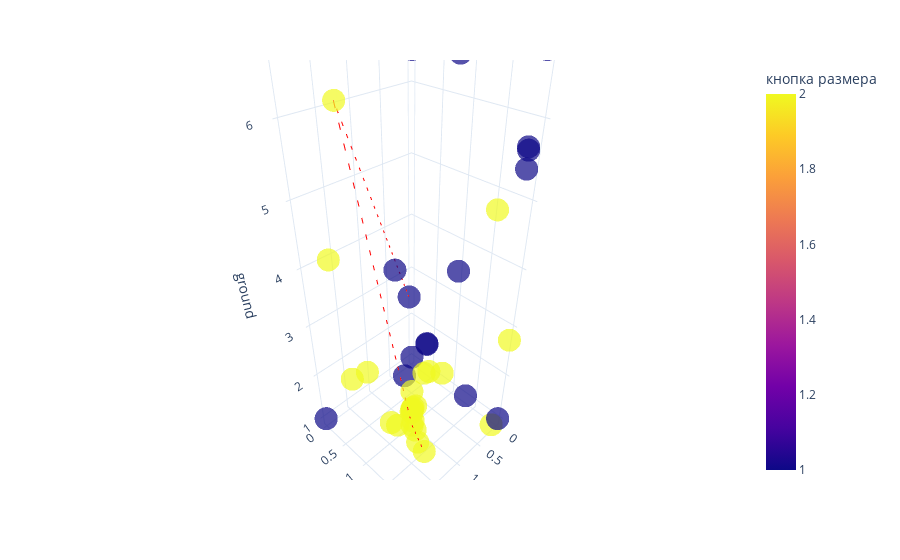

Source (notebook cell):
### Code cell
fig = px.scatter_3d(steps_df, x='coffee', y='size', z='ground', 
                    color='кнопка размера', 
                    opacity=0.7, 
                    color_discrete_sequence=px.colors.qualitative.Alphabet)
# this is best path, plot it as a  directional line in 3d
best_option = steps_df.iloc[prob.ibest_seq].drop_duplicates()
# Create the line plot
gradient = best_option.index

line_plot = px.line_3d(best_option, x='coffee', y='size', z='ground')
line_plot['data'][0]['line']['color'] = '#FF0000'
line_plot['data'][0]['line']['dash'] = 'dash'
fig.add_trace(line_plot.data[0])
fig.update_layout(title='')

fig.update_layout(template='plotly_white')

go.Figure(fig).show()

### Figure 1 — Plotly figure (JSON) as saved in the notebook; plotly's stock layout.template omitted (floating-point values rounded to 4 significant figures)
{"data": [{"hovertemplate": "coffee=%{x}<br>size=%{y}<br>ground=%{z}<br>кнопка размера=%{marker.color}<extra></extra>", "legendgroup": "", "marker": {"color": [1, 1, 2, 2, 2, 1, 2, 1, 1, 2, 2, 2, 1, 2, 2, 2, 2, 2, 1, 2, 1, 2, 2, 1, 1, 2, 2, 1, 2, 2, 2, 2, 1, 1, 1, 1, 1, 2, 2, 2, 2, 2, 2, 1], "coloraxis": "coloraxis", "opacity": 0.7, "symbol": "circle"}, "mode": "markers", "name": "", "scene": "scene", "showlegend": false, "type": "scatter3d", "x": [0.4639, 0.7011, 1.857, 1.67, 1.564, 0.8555, 1.266, 1.15, 0.1688, 0.3043, 1.264, 1.258, 1.2, 1.225, 1.214, 1.165, 1.211, 1.175, 0.1845, 1.186, 0.1234, 1.164, 1.213, 0.7197, 2.0, 0.0, 2.0, 0.0, 0.0, 0.172, 0.02989, 0.0, 0.7562, 0.1123, 0.0, 2.0, 0.03181, 1.244, 1.305, 1.675, 1.761, 1.562, 1.602, 0.07334], "y": [0.4042, 1.023, 0.7836, 0.09786, 0.2285, 1.514, 1.272, 0.8352, 1.976, 1.755, 1.333, 1.388, 1.044, 1.21, 1.227, 1.245, 1.211, 1.204, 2.0, 1.21, 1.955, 1.165, 1.214, 1.038, 2.0, 0.0, 2.0, 0.0, 2.0, 2.0, 0.7843, 2.0, 1.582, 2.0, 2.0, 0.0, 0.0, 1.571, 1.575, 1.249, 0.8808, 1.26, 1.815, 1.363], "z": [2.924, 2.489, 6.338, 4.052, 1.781, 6.727, 1.324, 3.994, 5.729, 4.916, 1.261, 1.004, 2.201, 1.554, 1.612, 1.665, 1.612, 1.283, 5.479, 1.62, 5.671, 1.44, 1.592, 2.527, 7.0, 6.823, 3.273, 1.0, 7.0, 1.0, 1.182, 2.756, 4.153, 6.722, 1.0, 1.0, 7.0, 2.72, 1.0, 1.735, 2.574, 1.582, 3.135, 1.101]}, {"hovertemplate": "coffee=%{x}<br>size=%{y}<br>ground=%{z}<extra></extra>", "legendgroup": "", "line": {"color": "#FF0000", "dash": "dash"}, "marker": {"symbol": "circle"}, "mode": "lines", "name": "", "scene": "scene", "showlegend": false, "type": "scatter3d", "x": [0.4639, 1.857, 1.266, 1.305], "y": [0.4042, 0.7836, 1.272, 1.575], "z": [2.924, 6.338, 1.324, 1.0]}], "layout": {"coloraxis": {"colorbar": {"title": {"text": "кнопка размера"}}, "colorscale": [[0.0, "#0d0887"], [0.1111, "#46039f"], [0.2222, "#7201a8"], [0.3333, "#9c179e"], [0.4444, "#bd3786"], [0.5556, "#d8576b"], [0.6667, "#ed7953"], [0.7778, "#fb9f3a"], [0.8889, "#fdca26"], [1.0, "#f0f921"]]}, "legend": {"tracegroupgap": 0}, "margin": {"t": 60}, "scene": {"domain": {"x": [0.0, 1.0], "y": [0.0, 1.0]}, "xaxis": {"title": {"text": "coffee"}}, "yaxis": {"title": {"text": "size"}}, "zaxis": {"title": {"text": "ground"}}}, "title": {"text": ""}}}
